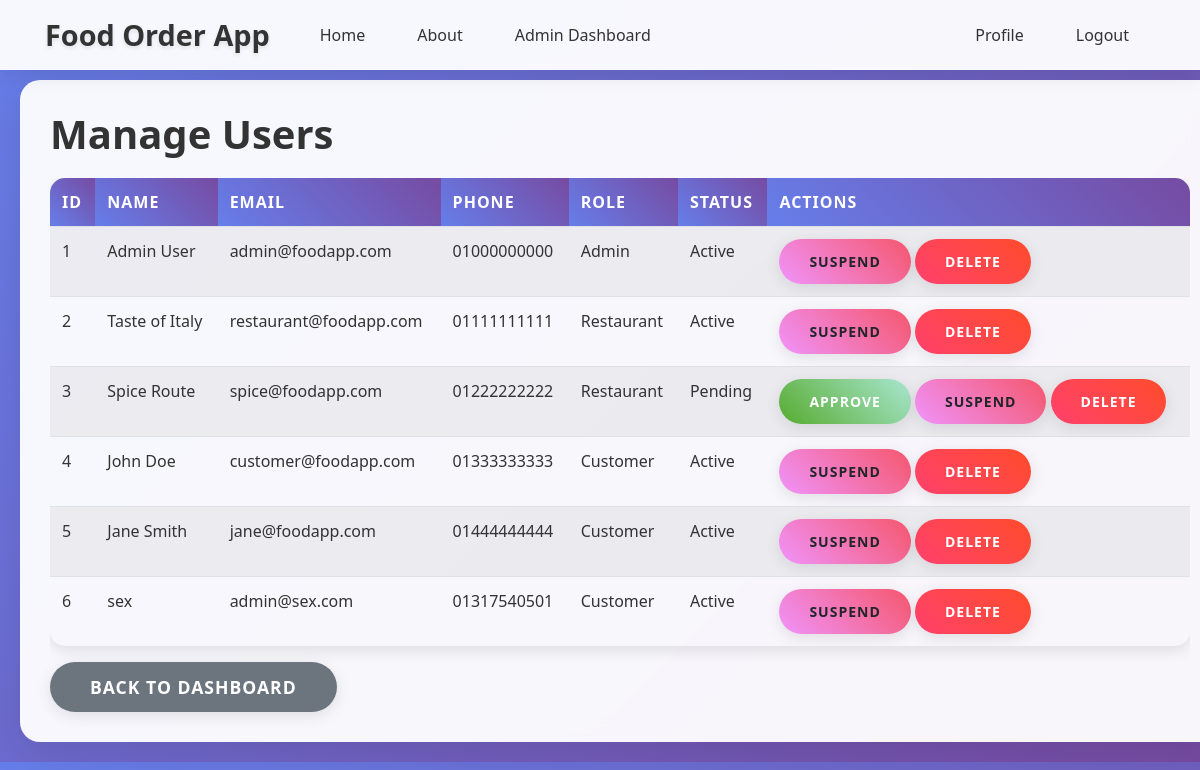
The app's page /admin/manage_users (signed in), older data.
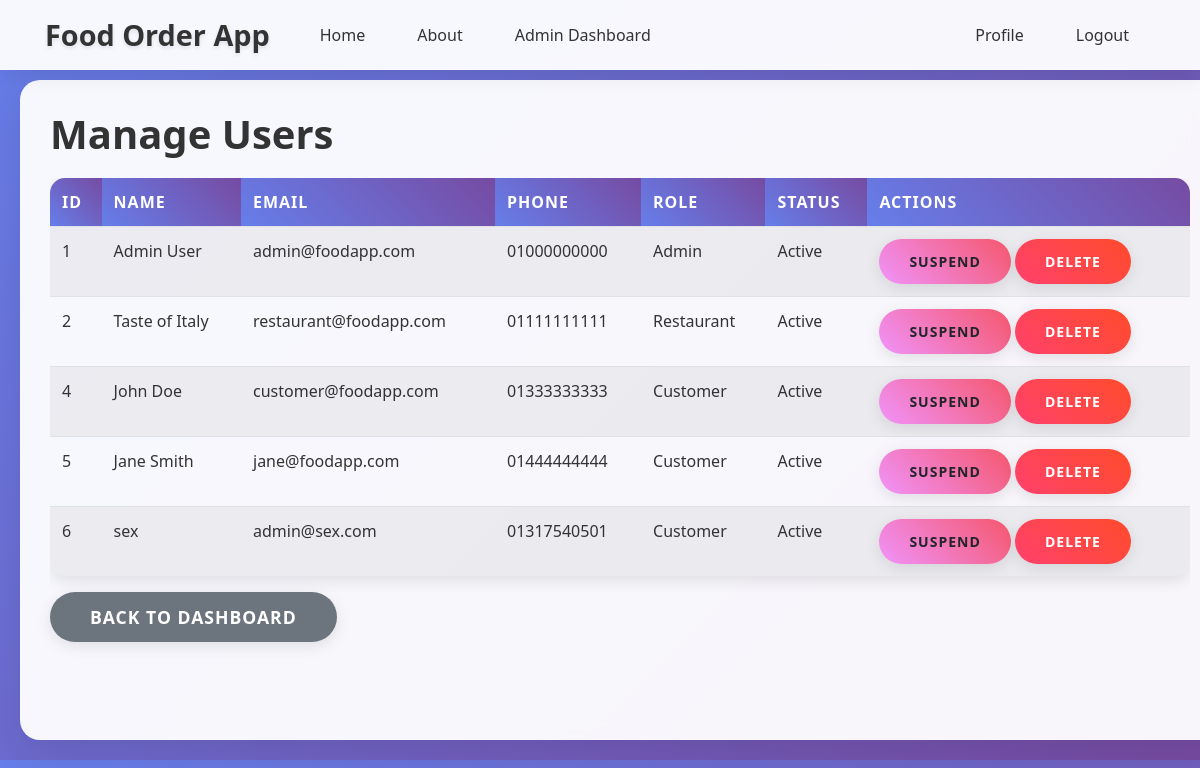
The same page, newer data.
### app/models/user.py (models this page shows, shortened)
class User(db.Model, UserMixin):
    __tablename__ = 'users'
    id = db.Column(db.Integer, primary_key=True)
    name = db.Column(db.String(100), nullable=False)
    email = db.Column(db.String(120), unique=True, nullable=False)
    phone_number = db.Column(db.String(20), unique=True, nullable=False)
    location = db.Column(db.String(200), nullable=False)
    password = db.Column(db.String(60), nullable=False)
    role = db.Column(db.Enum('admin', 'customer', 'restaurant', name='user_roles'), default='customer')
    status = db.Column(db.Enum('active', 'pending', 'suspended', name='account_status'), default='active')
    food_items = db.relationship('FoodItem', backref='restaurant_owner', lazy=True, foreign_keys='FoodItem.restaurant_id')
    orders_as_customer = db.relationship('Order', backref='customer_user', lazy=True, foreign_keys='Order.customer_id')
    orders_as_restaurant = db.relationship('Order', backref='restaurant_user', lazy=True, foreign_keys='Order.restaurant_id')
    payments_as_customer = db.relationship('Payment', backref='customer_payer', lazy=True, foreign_keys='Payment.customer_id')
    payments_as_restaurant = db.relationship('Payment', backref='restaurant_receiver', lazy=True, foreign_keys='Payment.restaurant_id')

### app/routes/admin.py (the view)
@admin.route("/manage_users")
@login_required
@admin_required
def manage_users():
    users = User.query.all()
    return render_template("manage_users.html", users=users)

### app/templates/manage_users.html (shortened to what this page needs)
{% extends "base.html" %}
{% block content %}
    <h1>Manage Users</h1>
    {% if users %}
        <div class="table-responsive">
            <table class="table table-striped">
                <thead>
                    <tr>
                        <th>ID</th>
                        <th>Name</th>
                        <th>Email</th>
                        <th>Phone</th>
                        <th>Role</th>
                        <th>Status</th>
                        <th>Actions</th>
                    </tr>
                </thead>
                <tbody>
                    {% for user in users %}
                        <tr>
                            <td>{{ user.id }}</td>
                            <td>{{ user.name }}</td>
                            <td>{{ user.email }}</td>
                            <td>{{ user.phone_number }}</td>
                            <td>{{ user.role.title() }}</td>
                            <td>{{ user.status.title() }}</td>
                            <td>
                                {% if user.role == 'restaurant' and user.status == 'pending' %}
                                    <form method="POST" action="{{ url_for('admin.approve_restaurant', user_id=user.id) }}" style="display: inline;">
                                        <button type="submit" class="btn btn-sm btn-success">Approve</button>
                                    </form>
                                {% endif %}
                                {% if user.status != 'suspended' %}
                                    <form method="POST" action="{{ url_for('admin.suspend_user', user_id=user.id) }}" style="display: inline;">
                                        <button type="submit" class="btn btn-sm btn-warning" onclick="return confirm('Are you sure?')">Suspend</button>
                                    </form>
                                {% else %}
                                    <form method="POST" action="{{ url_for('admin.activate_user', user_id=user.id) }}" style="display: inline;">
                                        <input type="hidden" name="csrf_token" value="{{ csrf_token() }}">
                                        <button type="submit" class="btn btn-sm btn-success" onclick="return confirm('Are you sure?')">Activate</button>
                                    </form>
                                {% endif %}
                                <form method="POST" action="{{ url_for('admin.delete_user', user_id=user.id) }}" style="display: inline;">
                                    <button type="submit" class="btn btn-sm btn-danger" onclick="return confirm('Are you sure? This action cannot be undone.')">Delete</button>
                                </form>
                            </td>
                        </tr>
                    {% endfor %}
                </tbody>
            </table>
        </div>
    {% else %}
        <div class="alert alert-info">
            <h4>No users found!</h4>
        </div>
    {% endif %}
    <a href="{{ url_for('admin.dashboard') }}" class="btn btn-secondary">Back to Dashboard</a>
{% endblock content %}

Row changes from the older to the newer data that the page shows:
removed User: id "3", name "Spice Route", email "spice@foodapp.com", phone_number "01222222222", role "Restaurant", status "Pending"
